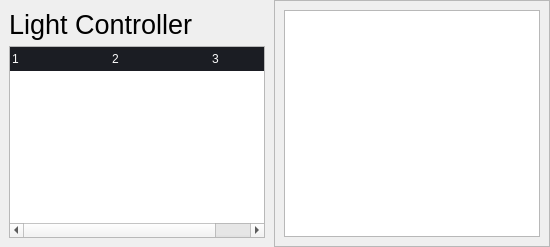
            <widget class="QWidget" name="home_page">
             <layout class="QHBoxLayout" name="horizontalLayout_3">
              <property name="spacing">
               <number>0</number>
              </property>
              <property name="leftMargin">
               <number>0</number>
              </property>
              <property name="topMargin">
               <number>0</number>
              </property>
              <property name="rightMargin">
               <number>0</number>
              </property>
              <property name="bottomMargin">
               <number>0</number>
              </property>
              <item>
               <widget class="QFrame" name="procedure_info">
                <property name="frameShape">
                 <enum>QFrame::NoFrame</enum>
                </property>
                <property name="frameShadow">
                 <enum>QFrame::Raised</enum>
                </property>
                <layout class="QVBoxLayout" name="verticalLayout_5">
                 <item>
                  <widget class="QLabel" name="light_controller_label">
                   <property name="font">
                    <font>
                     <pointsize>20</pointsize>
                    </font>
                   </property>
                   <property name="text">
                    <string>Light Controller</string>
                   </property>
                  </widget>
                 </item>
                 <item>
                  <widget class="QTreeWidget" name="info_tree_view">
                   <property name="styleSheet">
                    <string notr="true">QHeaderView::section {                          
    color: #FAFAFA;                               
    padding: 2px;                               
    height:20px;                                
    border: 0px solid #567dbc;                  
    border-left:0px;                            
    border-right:0px;                           
    background: rgb(27, 29, 35);
}</string>
                   </property>
                   <property name="columnCount">
                    <number>3</number>
                   </property>
                   <column>
                    <property name="text">
                     <string notr="true">1</string>
                    </property>
                   </column>
                   <column>
                    <property name="text">
                     <string notr="true">2</string>
                    </property>
                   </column>
                   <column>
                    <property name="text">
                     <string notr="true">3</string>
                    </property>
                   </column>
                  </widget>
                 </item>
                </layout>
               </widget>
              </item>
              <item>
               <widget class="QFrame" name="output_info">
                <property name="frameShape">
                 <enum>QFrame::StyledPanel</enum>
                </property>
                <property name="frameShadow">
                 <enum>QFrame::Raised</enum>
                </property>
                <layout class="QVBoxLayout" name="verticalLayout_6">
                 <item>
                  <widget class="QTextEdit" name="output_text_edit">
                   <property name="readOnly">
                    <bool>true</bool>
                   </property>
                   <property name="markdown">
                    <string/>
                   </property>
                   <property name="html">
                    <string>&lt;!DOCTYPE HTML PUBLIC &quot;-//W3C//DTD HTML 4.0//EN&quot; &quot;http://www.w3.org/TR/REC-html40/strict.dtd&quot;&gt;
&lt;html&gt;&lt;head&gt;&lt;meta name=&quot;qrichtext&quot; content=&quot;1&quot; /&gt;&lt;style type=&quot;text/css&quot;&gt;
p, li { white-space: pre-wrap; }
&lt;/style&gt;&lt;/head&gt;&lt;body style=&quot; font-family:'MS Shell Dlg 2'; font-size:8pt; font-weight:400; font-style:normal;&quot;&gt;
&lt;p style=&quot;-qt-paragraph-type:empty; margin-top:0px; margin-bottom:0px; margin-left:0px; margin-right:0px; -qt-block-indent:0; text-indent:0px;&quot;&gt;&lt;br /&gt;&lt;/p&gt;&lt;/body&gt;&lt;/html&gt;</string>
                   </property>
                  </widget>
                 </item>
                </layout>
               </widget>
              </item>
             </layout>
            </widget>
